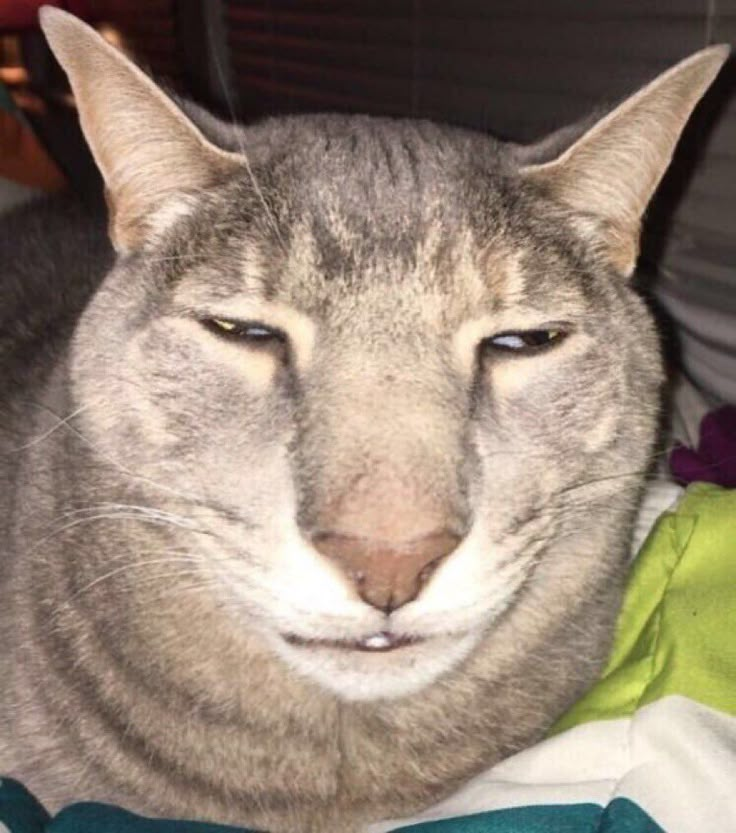
#> input picture Session3/Session_3/Session_3/cat.jpg, 736 x 833 px
$ jupyter execute main.ipynb
#> lines starting #> are read from the running program, lines starting #| are printed output that depends on the picture; after the words box and inside, x2 and y2 are one past the last pixel; in counts of white or black regions, pixels touching at a corner belong together
# Session 3 Hands on Lab

## Grayscale

[cell 1]
import cv2
import numpy as np

[cell 2]
img = cv2.imread('./Session_3/Session_3/cat.jpg')
#> img is the input picture: shape (833, 736, 3); mean B, G, R 118.6, 133.5, 149.5
gray = cv2.cvtColor(img, cv2.COLOR_BGR2GRAY)
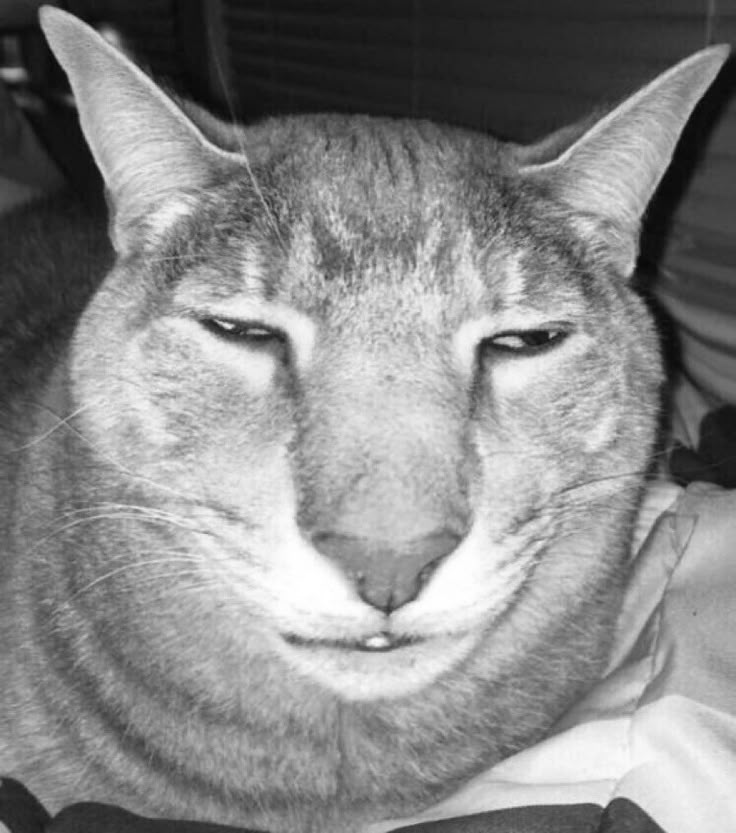
#> gray: shape (833, 736); min 6, max 255, mean 136.6

print(np.shape(img)) # width, height, channel
#| (833, 736, 3)
print(np.shape(gray))
#| (833, 736)

## Filtering

[cell 3]
# meminta satu untuk k => kernel, terbagi menjadi berpixel pixel
# perlu ditentukan ukurannya 3x3 misalnya, dicek dari 3x3 itu, sesuai dengan functionnya bakalan berubah ubah intensitasnya
# setelah melakukan itu, bakalan ngegeser ke sampingnya lagi
# cv2.blur => akan memakai mean, jadi akan diubah warnanya dengan rata rata dari kotak kotak yang ada di sebelahnya
# cv2.medianBlur => memakan median (nilai tengah)

### Blur

[cell 4]
mean_blur = cv2.blur(gray, (100, 100)) #semakin besar jumlah kernelnya, semakin blur juga
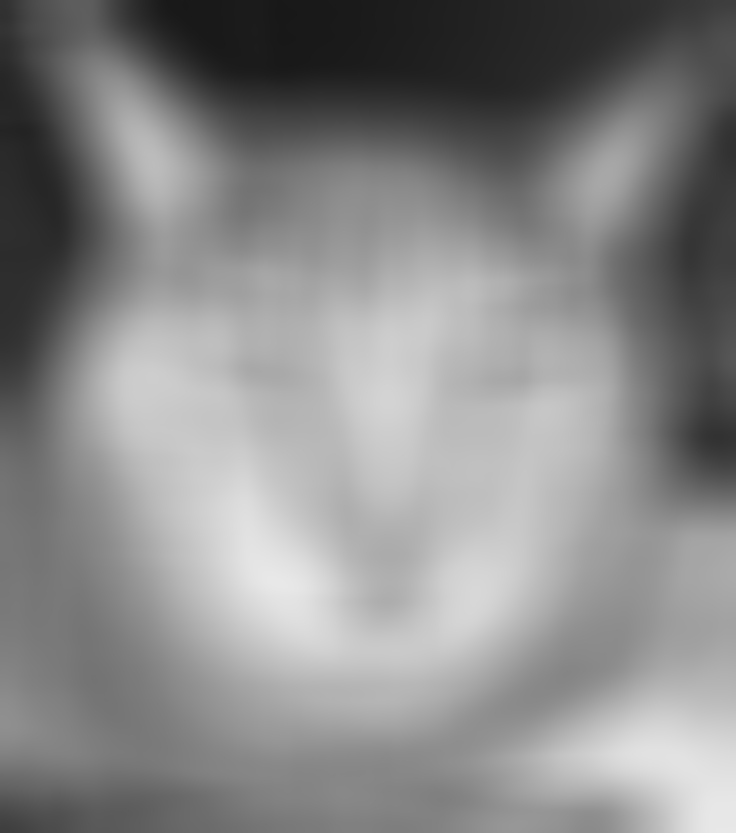
#> mean_blur: shape (833, 736); min 24, max 232, mean 136.5

### gaussianBlur

[cell 5]
# cv2.GaussianBlur([image], [size-> ganjil], [sigma])
gaussian_blur = cv2.GaussianBlur(gray, (101, 101), 100)
# ukurannya harus ganjil karena kalau genap, titik tengahnya akan lebih dari 1, kalau pakai angka genap akan error juga
# sigma itu seperti ada matematikanya, bakalan hitungannya lebih blur kalau semakin besar untuk sigmanya

### medianBlur

[cell 6]
# cv2.medianBlur([image], [kernel size])

median_blur = cv2.medianBlur(gray, 701)
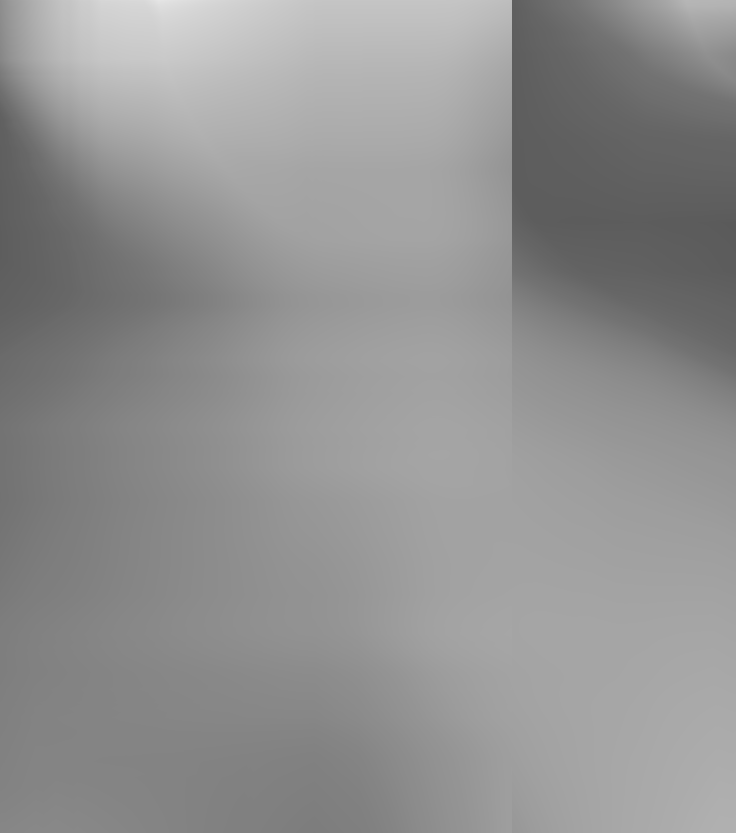
#> median_blur: shape (833, 736); min 90, max 229, mean 145

## Thresholding

### binary

- setiap pixel memiliki nilai intensitas 0 - 255, untuk binary
- intensitas >= threshold -> akan menguabah nilainya menjadi 255
- intensitas <= threshold -> akan menguabah nilainya menjadi 0
```python
cv2.threshold(
    [image],
    [nilai threshold],
    [maximum threshold -> 255],
    [tipe dari threshold]
)
```
bakal dibalikin 2 nilai

-> retval, image(yang sudah dithreshold)

[cell 7]
retval, binary_threshold = cv2.threshold(
    gray,
    230,
    255,
    cv2.THRESH_BINARY
)
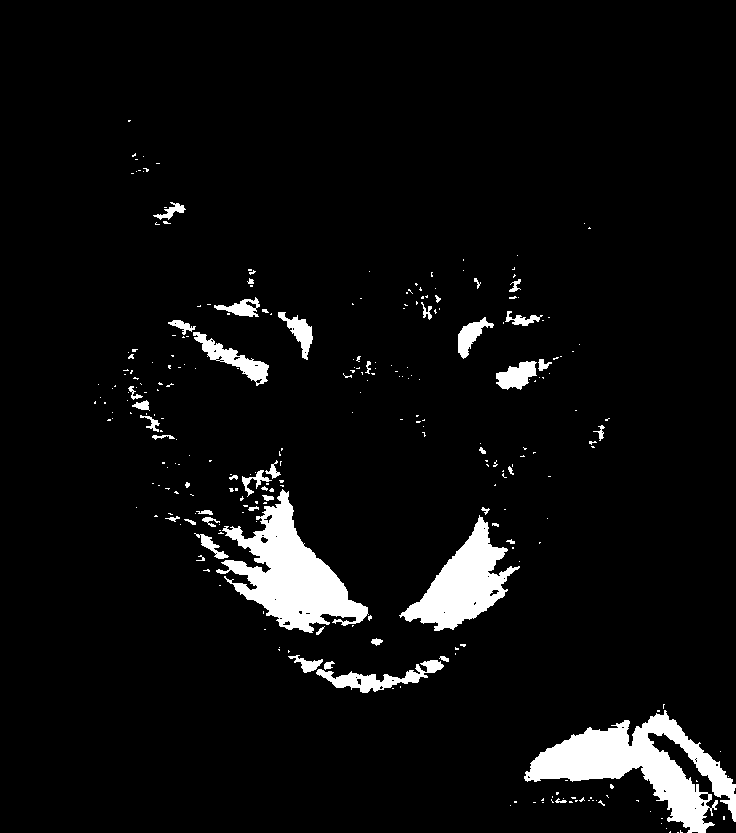
#> binary_threshold: shape (833, 736); 5.5% white; 280 white regions (231 under 20 px), largest, box (x1, y1, x2, y2) and area: (524, 710, 736, 833) 9991, (216, 489, 369, 633) 8909, (399, 515, 520, 631) 5631

print(retval)
cv2.imshow('test', binary_threshold)
cv2.waitKey(0)
cv2.destroyAllWindows()

## binary inverse

- setiap pixel memiliki nilai intensitas 0 - 255, untuk binary inverse
- intensitas >= threshold -> akan menguabah nilainya menjadi 0
- intensitas <= threshold -> akan menguabah nilainya menjadi 255
```python
cv2.threshold(
    [image],
    [nilai threshold],
    [maximum threshold -> 255],
    [tipe dari threshold]
)
```
bakal dibalikin 2 nilai

-> retval, image(yang sudah dithreshold)

[cell 8]
retval, binary_threshold = cv2.threshold(
    gray,
    230,
    255,
    cv2.THRESH_BINARY_INV
)

print(retval)
cv2.imshow('test', binary_threshold)
cv2.waitKey(0)
cv2.destroyAllWindows()

- setiap pixel memiliki nilai intensitas 0 - 255, untuk binary inverse
- intensitas >= threshold -> akan menguabah nilainya menjadi threshold
- intensitas < threshold -> akan menguabah nilainya menjadi 0
```python
cv2.threshold(
    [image],
    [nilai threshold],
    [maximum threshold -> 255],
    [tipe dari threshold]
)
```
bakal dibalikin 2 nilai

-> retval, image(yang sudah dithreshold)

[cell 9]
retval, binary_threshold = cv2.threshold(
    gray,
    10,
    25,
    cv2.THRESH_TRUNC
)

print(retval)
cv2.imshow('test', binary_threshold)
cv2.waitKey(0)
cv2.destroyAllWindows()

- setiap pixel memiliki nilai intensitas 0 - 255, untuk binary inverse
- intensitas >= threshold -> akan menguabah nilainya menjadi 0
- intensitas <= threshold -> diuba jadi
```python
cv2.threshold(
    [image],
    [nilai threshold],
    [maximum threshold -> 255],
    [tipe dari threshold]
)
```
bakal dibalikin 2 nilai

-> retval, image(yang sudah dithreshold)

[cell 10]
retval, binary_threshold = cv2.threshold(
    gray,
    150,
    255,
    cv2.THRESH_TOZERO
)

print(retval)
cv2.imshow('test', binary_threshold)
cv2.waitKey(0)
cv2.destroyAllWindows()

[cell 11]
retval, binary_threshold = cv2.threshold(
    gray,
    150,
    255,
    cv2.THRESH_TOZERO_INV
)
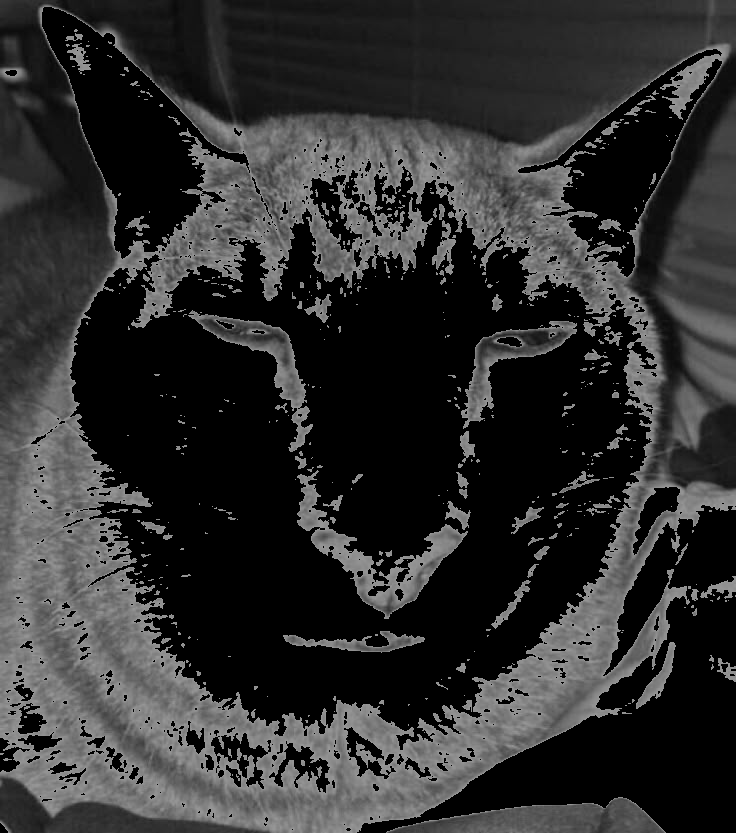
#> binary_threshold: shape (833, 736); min 0, max 150, mean 46.5

print(retval)
cv2.imshow('test', binary_threshold)
cv2.waitKey(0)
cv2.destroyAllWindows()

[cell 12]
retval, binary_threshold = cv2.threshold(
    gray,
    150,
    255,
    cv2.THRESH_OTSU
)
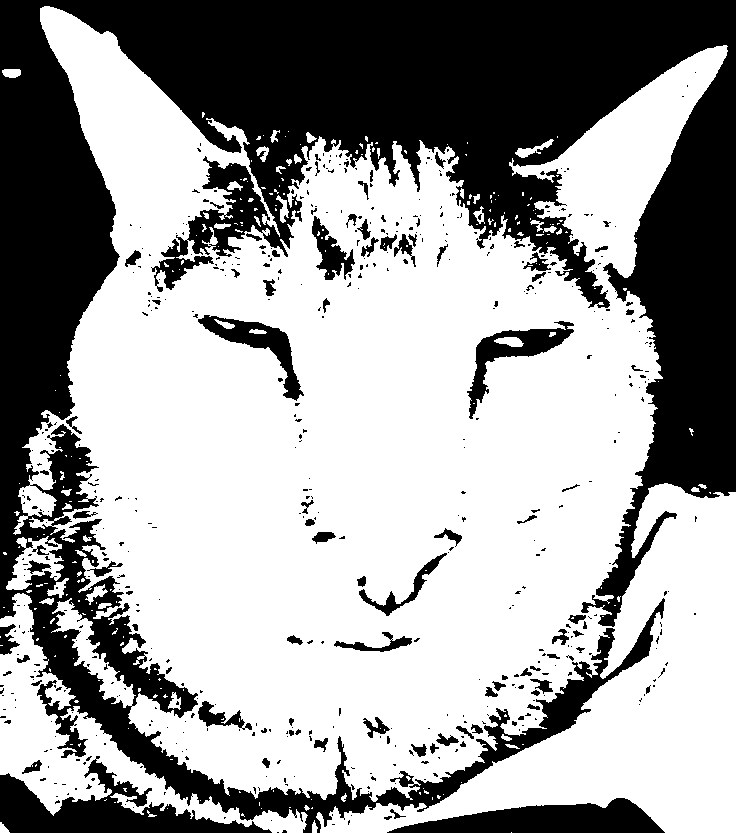
#> binary_threshold: shape (833, 736); 62.4% white; 535 black regions (442 under 20 px), largest, box (x1, y1, x2, y2) and area: (0, 0, 736, 833) 200824, (0, 756, 272, 833) 7790, (387, 798, 665, 833) 5800
#> retval = 122

print(retval)
#| 122.0
cv2.imshow('test', binary_threshold)
cv2.waitKey(0)
cv2.destroyAllWindows()

[cell 13]
# adaptive threshold
# cv2.adaptiveThreshold(
#    [image],
#    [maximum threshold -> 255],
#    [algoritma adaptive (mean, gaussian)],
#    [algoritma threshold],
#    [kernel size],
#    [C] => konstanta
#)

adaptive_threshold = cv2.adaptiveThreshold(
    gray,
    255,
    cv2.ADAPTIVE_THRESH_MEAN_C,
    cv2.THRESH_BINARY_INV,
    11,
    2
)
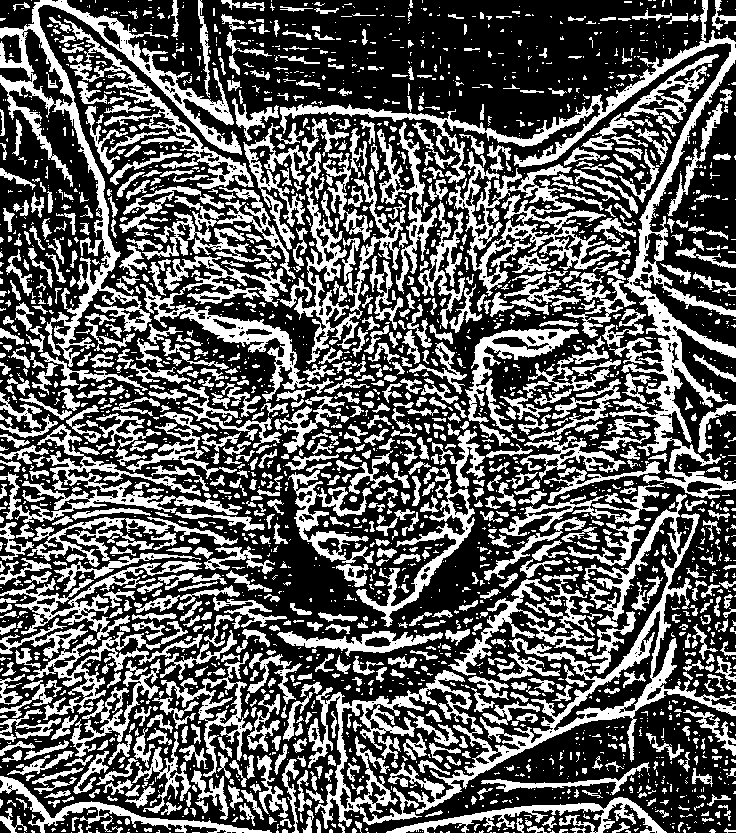
#> adaptive_threshold: shape (833, 736); 36.9% white; 2712 white regions (1709 under 20 px), largest, box (x1, y1, x2, y2) and area: (280, 0, 736, 536) 15810, (308, 494, 736, 829) 15631, (0, 0, 242, 367) 10361


cv2.imshow('test', adaptive_threshold)
cv2.waitKey()
cv2.destroyAllWindows()
